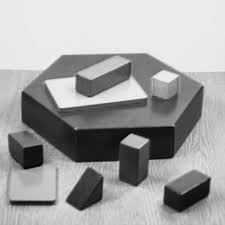
#> input picture Chapter 09/ch 09-03/box.jpg, 225 x 225 px
$ jupyter execute notebook.ipynb
#> lines starting #> are read from the running program, lines starting #| are printed output that depends on the picture; after the words box and inside, x2 and y2 are one past the last pixel; in counts of white or black regions, pixels touching at a corner belong together
[cell 1]
import cv2 as cv
import numpy as np
import matplotlib.pyplot as plt

img = cv.imread('box.jpg', cv.IMREAD_GRAYSCALE)
#> img is the input picture: shape (225, 225); min 0, max 245, mean 163.2

corners = cv.goodFeaturesToTrack(img, 25, 0.01, 10)
#> corners = 25 rows, first 8: [118, 162], [147, 140], [122, 142], [202, 86], [209, 178], [54, 201], [41, 145], [74, 77]

corners = corners.astype(int)

res = img.copy()
res = cv.cvtColor(res, cv.COLOR_GRAY2BGR)

for corner in corners:
    print(corner[0])
    x = corner[0][0]
    y = corner[0][1]
    cv.circle(res, (x,y), 3, (255,0,0), -1)
#> this loop made 25 passes
#> (x, y) on passes 1 to 12: (118, 162), (147, 140), (122, 142), (202, 86), (209, 178), (54, 201), (41, 145), (74, 77), (146, 96), (10, 201), (22, 92), (149, 160)
#| [118 162]
#| [147 140]
#| [122 142]
#| [202  86]
#| [209 178]
#| [ 54 201]
#| [ 41 145]
#| [74 77]
#> (further printed lines are left out)
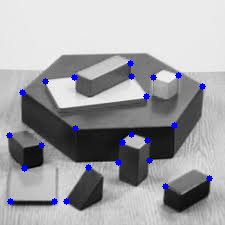
#> res: shape (225, 225, 3); 1.43% of pixels changed, all inside (x1, y1, x2, y2) = (6, 60, 213, 205)

plt.figure(figsize=(10,10))

plt.subplot(1,2,1), plt.imshow(img, cmap='gray')
plt.xticks([]), plt.yticks([])

plt.subplot(1,2,2), plt.imshow(res, cmap='gray')
plt.xticks([]), plt.yticks([])
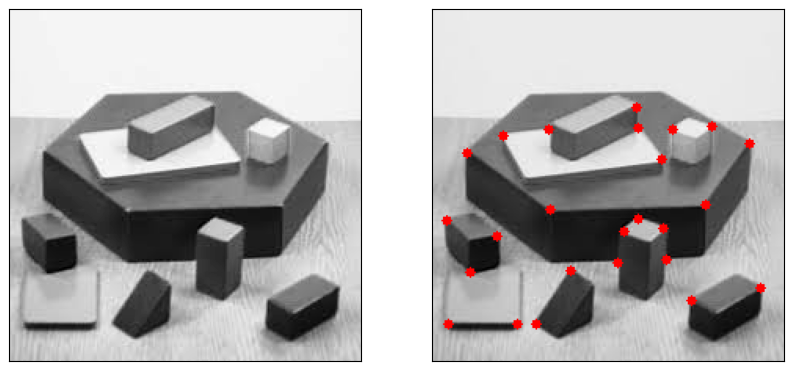
#> figure drawn by matplotlib, 2 panels; B, G, R data is drawn as R, G, B
